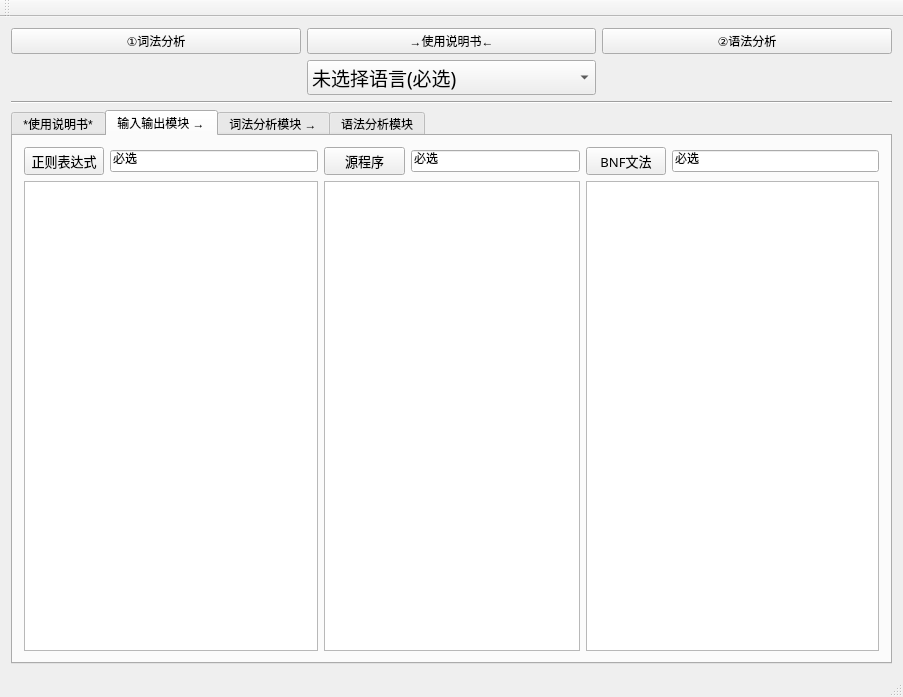
<?xml version="1.0" encoding="UTF-8"?>
<ui version="4.0">
 <class>FrontEndWindowClass</class>
 <widget class="QMainWindow" name="FrontEndWindowClass">
  <property name="geometry">
   <rect>
    <x>0</x>
    <y>0</y>
    <width>903</width>
    <height>697</height>
   </rect>
  </property>
  <property name="acceptDrops">
   <bool>false</bool>
  </property>
  <property name="windowTitle">
   <string>FrontEndWindow</string>
  </property>
  <widget class="QWidget" name="centralWidget">
   <property name="acceptDrops">
    <bool>false</bool>
   </property>
   <layout class="QGridLayout" name="gridLayout_4">
    <item row="8" column="0" colspan="3">
     <widget class="QTabWidget" name="tabWidget">
      <property name="acceptDrops">
       <bool>false</bool>
      </property>
      <property name="currentIndex">
       <number>1</number>
      </property>
      <widget class="QWidget" name="widget_guide">
       <attribute name="title">
        <string>*使用说明书*</string>
       </attribute>
       <layout class="QGridLayout" name="gridLayout_18">
        <item row="0" column="0">
         <widget class="QTextBrowser" name="txb_guide"/>
        </item>
       </layout>
      </widget>
      <widget class="QWidget" name="widget_in_out">
       <property name="acceptDrops">
        <bool>false</bool>
       </property>
       <attribute name="title">
        <string>输入输出模块 →</string>
       </attribute>
       <layout class="QGridLayout" name="gridLayout_10">
        <item row="2" column="0">
         <widget class="QPushButton" name="btn_Reg">
          <property name="enabled">
           <bool>true</bool>
          </property>
          <property name="font">
           <font>
            <family>楷体</family>
            <pointsize>10</pointsize>
           </font>
          </property>
          <property name="text">
           <string>正则表达式</string>
          </property>
         </widget>
        </item>
        <item row="3" column="7" colspan="2">
         <widget class="QTextBrowser" name="txb_BNF"/>
        </item>
        <item row="2" column="3">
         <widget class="QPushButton" name="btn_SourceCode">
          <property name="enabled">
           <bool>true</bool>
          </property>
          <property name="font">
           <font>
            <family>楷体</family>
            <pointsize>10</pointsize>
           </font>
          </property>
          <property name="text">
           <string>源程序</string>
          </property>
         </widget>
        </item>
        <item row="2" column="1">
         <widget class="QLineEdit" name="le_Reg">
          <property name="text">
           <string>必选</string>
          </property>
         </widget>
        </item>
        <item row="2" column="4" colspan="2">
         <widget class="QLineEdit" name="le_SourceCode">
          <property name="text">
           <string>必选</string>
          </property>
         </widget>
        </item>
        <item row="3" column="0" colspan="2">
         <widget class="QTextBrowser" name="txb_Reg"/>
        </item>
        <item row="2" column="7">
         <widget class="QPushButton" name="btn_BNF">
          <property name="enabled">
           <bool>true</bool>
          </property>
          <property name="font">
           <font>
            <family>楷体</family>
            <pointsize>10</pointsize>
           </font>
          </property>
          <property name="text">
           <string>BNF文法</string>
          </property>
         </widget>
        </item>
        <item row="2" column="8">
         <widget class="QLineEdit" name="le_BNF">
          <property name="text">
           <string>必选</string>
          </property>
         </widget>
        </item>
        <item row="3" column="3" colspan="3">
         <widget class="QTextBrowser" name="txb_SourceCode"/>
        </item>
       </layout>
       <zorder>le_Reg</zorder>
       <zorder>txb_BNF</zorder>
       <zorder>le_SourceCode</zorder>
       <zorder>txb_Reg</zorder>
       <zorder>le_BNF</zorder>
       <zorder>btn_Reg</zorder>
       <zorder>btn_SourceCode</zorder>
       <zorder>btn_BNF</zorder>
       <zorder>txb_SourceCode</zorder>
      </widget>
      <widget class="QWidget" name="widget_lexical_analysis">
       <attribute name="title">
        <string>词法分析模块 →</string>
       </attribute>
       <layout class="QGridLayout" name="gridLayout">
        <item row="3" column="0" colspan="4">
         <widget class="QTabWidget" name="tabWidget_2">
          <property name="currentIndex">
           <number>4</number>
          </property>
          <widget class="QWidget" name="widget_NFA">
           <attribute name="title">
            <string>NFA →</string>
           </attribute>
           <layout class="QGridLayout" name="gridLayout_8">
            <item row="0" column="0">
             <widget class="QTableWidget" name="tbw_nfa"/>
            </item>
           </layout>
          </widget>
          <widget class="QWidget" name="tab_4">
           <attribute name="title">
            <string>DFA →</string>
           </attribute>
           <layout class="QGridLayout" name="gridLayout_13">
            <item row="0" column="0">
             <widget class="QTableWidget" name="tbw_dfa"/>
            </item>
           </layout>
          </widget>
          <widget class="QWidget" name="tab_7">
           <attribute name="title">
            <string>最小化DFA →</string>
           </attribute>
           <layout class="QGridLayout" name="gridLayout_14">
            <item row="0" column="0">
             <widget class="QTableWidget" name="tbw_min_dfa"/>
            </item>
           </layout>
          </widget>
          <widget class="QWidget" name="widget_lexer">
           <attribute name="title">
            <string>词法分析程序(源程序) →</string>
           </attribute>
           <layout class="QGridLayout" name="gridLayout_15">
            <item row="0" column="0">
             <widget class="QTextBrowser" name="txb_lex_code"/>
            </item>
           </layout>
          </widget>
          <widget class="QWidget" name="widget_token">
           <attribute name="title">
            <string>词法分析结果</string>
           </attribute>
           <layout class="QGridLayout" name="gridLayout_9">
            <item row="0" column="0">
             <widget class="QTextBrowser" name="txb_token"/>
            </item>
           </layout>
          </widget>
         </widget>
        </item>
        <item row="0" column="0" alignment="Qt::AlignLeft">
         <widget class="QLabel" name="label">
          <property name="text">
           <string>    选择查看的Token类型--------》</string>
          </property>
         </widget>
        </item>
        <item row="0" column="1">
         <widget class="QComboBox" name="comboBox"/>
        </item>
       </layout>
      </widget>
      <widget class="QWidget" name="widget_syntax_analysis">
       <attribute name="title">
        <string>语法分析模块</string>
       </attribute>
       <layout class="QGridLayout" name="gridLayout_2">
        <item row="1" column="0">
         <widget class="QTabWidget" name="tabWidget_3">
          <property name="currentIndex">
           <number>4</number>
          </property>
          <widget class="QWidget" name="tab_5">
           <attribute name="title">
            <string>文法化简 →</string>
           </attribute>
           <layout class="QGridLayout" name="gridLayout_5">
            <item row="0" column="0">
             <widget class="QListWidget" name="list_simplify"/>
            </item>
           </layout>
          </widget>
          <widget class="QWidget" name="tab_6">
           <attribute name="title">
            <string>消除左递归、提取左公因子 →</string>
           </attribute>
           <layout class="QGridLayout" name="gridLayout_17">
            <item row="0" column="0">
             <widget class="QListWidget" name="list_eliminate"/>
            </item>
           </layout>
          </widget>
          <widget class="QWidget" name="tab_10">
           <attribute name="title">
            <string>First集、Follow集 →</string>
           </attribute>
           <layout class="QGridLayout" name="gridLayout_6">
            <item row="0" column="1" rowspan="3">
             <widget class="Line" name="line_2">
              <property name="orientation">
               <enum>Qt::Vertical</enum>
              </property>
             </widget>
            </item>
            <item row="1" column="0">
             <widget class="QLabel" name="label_5">
              <property name="font">
               <font>
                <family>楷体</family>
                <pointsize>10</pointsize>
                <underline>true</underline>
               </font>
              </property>
              <property name="text">
               <string>First集</string>
              </property>
             </widget>
            </item>
            <item row="2" column="0">
             <widget class="QListWidget" name="list_first_set"/>
            </item>
            <item row="2" column="2">
             <widget class="QListWidget" name="list_follow_set"/>
            </item>
            <item row="1" column="2">
             <widget class="QLabel" name="label_6">
              <property name="font">
               <font>
                <family>楷体</family>
                <pointsize>10</pointsize>
                <underline>true</underline>
               </font>
              </property>
              <property name="text">
               <string>Follow集</string>
              </property>
             </widget>
            </item>
           </layout>
          </widget>
          <widget class="QWidget" name="tab_11">
           <attribute name="title">
            <string>LL(1)分析表 →</string>
           </attribute>
           <layout class="QGridLayout" name="gridLayout_16">
            <item row="0" column="0">
             <widget class="QTableWidget" name="tbw_LL1"/>
            </item>
           </layout>
          </widget>
          <widget class="QWidget" name="widget_tree">
           <attribute name="title">
            <string>语法树</string>
           </attribute>
           <layout class="QGridLayout" name="gridLayout_7">
            <item row="0" column="0">
             <widget class="QTextBrowser" name="txb_tree"/>
            </item>
           </layout>
          </widget>
         </widget>
        </item>
       </layout>
      </widget>
     </widget>
    </item>
    <item row="6" column="0" rowspan="2" colspan="3">
     <widget class="Line" name="line_1">
      <property name="orientation">
       <enum>Qt::Horizontal</enum>
      </property>
     </widget>
    </item>
    <item row="1" column="1">
     <widget class="QComboBox" name="cbx_language">
      <property name="font">
       <font>
        <family>华文楷体</family>
        <pointsize>14</pointsize>
        <underline>false</underline>
       </font>
      </property>
      <property name="currentText">
       <string>未选择语言(必选)</string>
      </property>
      <item>
       <property name="text">
        <string>未选择语言(必选)</string>
       </property>
      </item>
      <item>
       <property name="text">
        <string>tiny</string>
       </property>
      </item>
      <item>
       <property name="text">
        <string>minic</string>
       </property>
      </item>
     </widget>
    </item>
    <item row="0" column="1">
     <widget class="QPushButton" name="btn_guide">
      <property name="text">
       <string>→使用说明书←</string>
      </property>
     </widget>
    </item>
    <item row="0" column="0">
     <widget class="QPushButton" name="btn_start_scan">
      <property name="enabled">
       <bool>true</bool>
      </property>
      <property name="text">
       <string>①词法分析</string>
      </property>
     </widget>
    </item>
    <item row="0" column="2">
     <widget class="QPushButton" name="btn_start_parse">
      <property name="enabled">
       <bool>true</bool>
      </property>
      <property name="text">
       <string>②语法分析</string>
      </property>
     </widget>
    </item>
   </layout>
  </widget>
  <widget class="QMenuBar" name="menuBar">
   <property name="geometry">
    <rect>
     <x>0</x>
     <y>0</y>
     <width>903</width>
     <height>26</height>
    </rect>
   </property>
  </widget>
  <widget class="QToolBar" name="mainToolBar">
   <attribute name="toolBarArea">
    <enum>TopToolBarArea</enum>
   </attribute>
   <attribute name="toolBarBreak">
    <bool>false</bool>
   </attribute>
  </widget>
  <widget class="QStatusBar" name="statusBar"/>
 </widget>
 <layoutdefault spacing="6" margin="11"/>
 <resources>
  <include location="FrontEndWindow.qrc"/>
 </resources>
 <connections/>
</ui>
